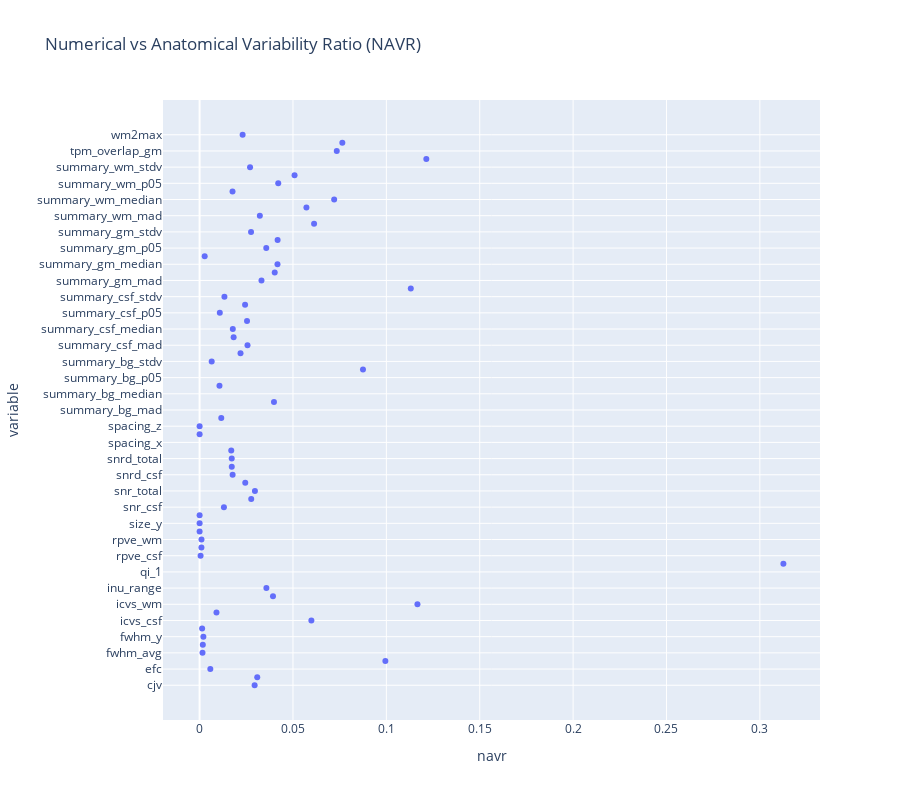

Source (notebook cell):
### Code cell
px.scatter(navr, x='navr', y='variable', title='Numerical vs Anatomical Variability Ratio (NAVR)', height=800)

### Figure 1 — Plotly figure (JSON) as saved in the notebook; plotly's stock layout.template omitted (floating-point values rounded to 4 significant figures)
{"data": [{"hovertemplate": "navr=%{x}<br>variable=%{y}<extra></extra>", "legendgroup": "", "marker": {"color": "#636efa", "symbol": "circle"}, "mode": "markers", "name": "", "orientation": "h", "showlegend": false, "type": "scatter", "x": [0.02947, 0.03086, 0.005738, 0.09947, 0.001555, 0.001731, 0.002025, 0.001359, 0.05985, 0.009035, 0.1166, 0.0393, 0.03577, NaN, NaN, 0.3126, 0.0005327, 0.0009732, 0.001007, 0.0, 0.0, 0.0, 0.01302, 0.02764, 0.02962, 0.02445, 0.01767, 0.01722, 0.01721, 0.01695, NaN, 0.0, 0.0, 0.01161, NaN, 0.03982, NaN, 0.01064, NaN, 0.08748, 0.006467, 0.02191, 0.02565, 0.01822, 0.01778, 0.02539, 0.01082, 0.02435, 0.0133, 0.1131, 0.03313, 0.04022, 0.04171, 0.002728, 0.03569, 0.04177, 0.02754, 0.0613, 0.03226, 0.0572, 0.07205, 0.01763, 0.04211, 0.05085, 0.02701, 0.1214, 0.07344, 0.07643, 0.02303], "xaxis": "x", "y": ["cjv", "cnr", "efc", "fber", "fwhm_avg", "fwhm_x", "fwhm_y", "fwhm_z", "icvs_csf", "icvs_gm", "icvs_wm", "inu_med", "inu_range", "provenance", "qi_1", "qi_2", "rpve_csf", "rpve_gm", "rpve_wm", "size_x", "size_y", "size_z", "snr_csf", "snr_gm", "snr_total", "snr_wm", "snrd_csf", "snrd_gm", "snrd_total", "snrd_wm", "spacing_x", "spacing_y", "spacing_z", "summary_bg_k", "summary_bg_mad", "summary_bg_mean", "summary_bg_median", "summary_bg_n", "summary_bg_p05", "summary_bg_p95", "summary_bg_stdv", "summary_csf_k", "summary_csf_mad", "summary_csf_mean", "summary_csf_median", "summary_csf_n", "summary_csf_p05", "summary_csf_p95", "summary_csf_stdv", "summary_gm_k", "summary_gm_mad", "summary_gm_mean", "summary_gm_median", "summary_gm_n", "summary_gm_p05", "summary_gm_p95", "summary_gm_stdv", "summary_wm_k", "summary_wm_mad", "summary_wm_mean", "summary_wm_median", "summary_wm_n", "summary_wm_p05", "summary_wm_p95", "summary_wm_stdv", "tpm_overlap_csf", "tpm_overlap_gm", "tpm_overlap_wm", "wm2max"], "yaxis": "y"}], "layout": {"height": 800, "legend": {"tracegroupgap": 0}, "title": {"text": "Numerical vs Anatomical Variability Ratio (NAVR)"}, "xaxis": {"anchor": "y", "domain": [0, 1], "title": {"text": "navr"}}, "yaxis": {"anchor": "x", "domain": [0, 1], "title": {"text": "variable"}}}}
